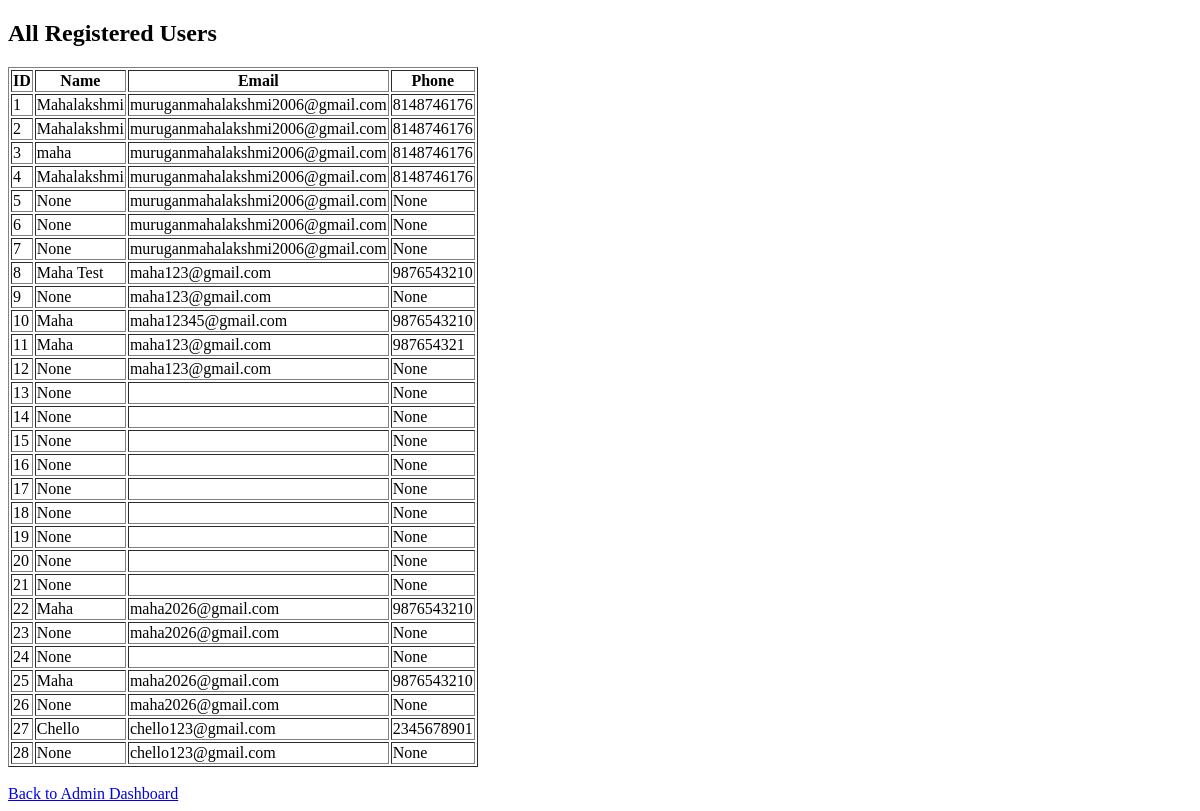
/users, run on an earlier commit of the app's database.
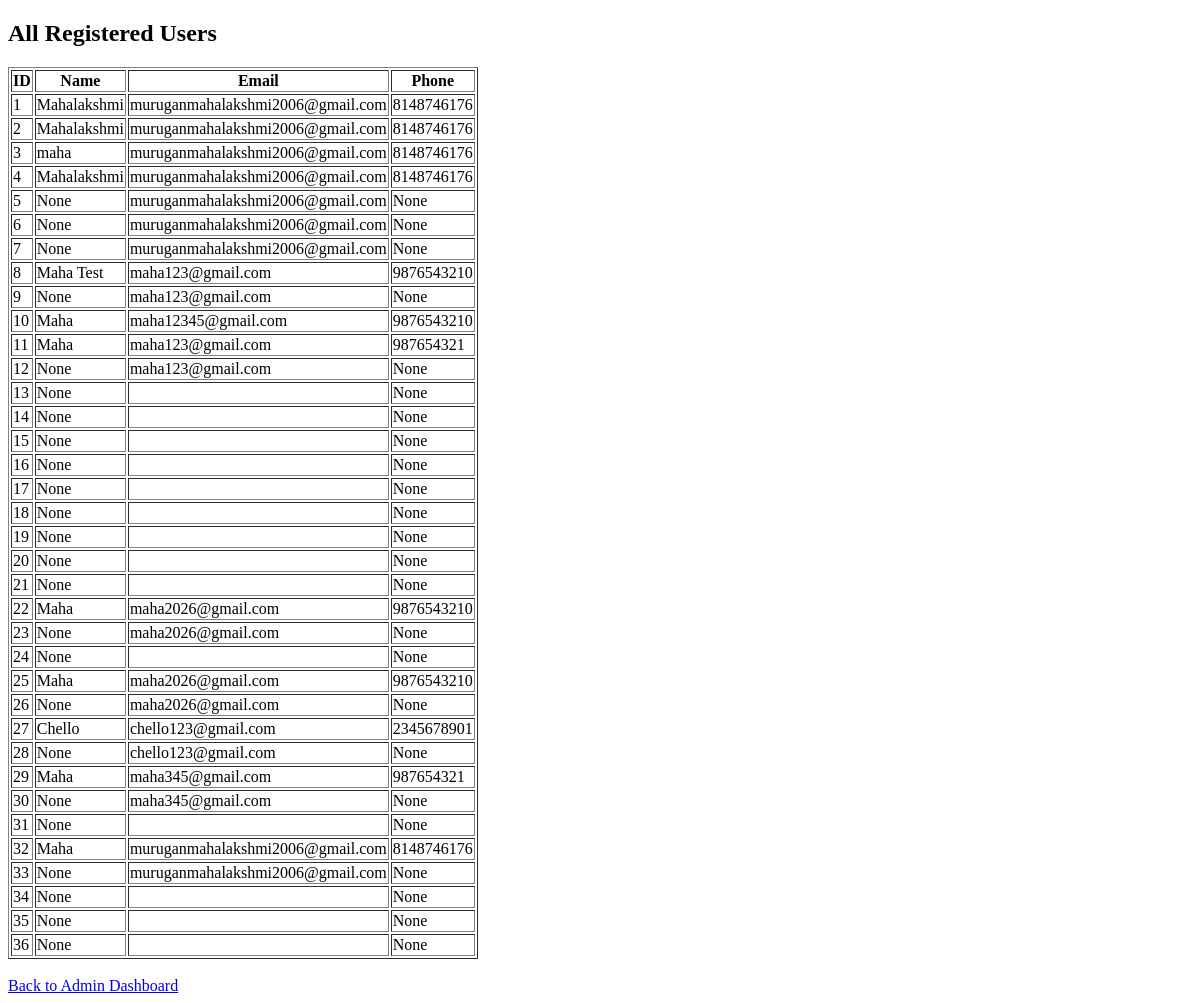
And on a later commit of the database.
### tables this page shows
CREATE TABLE users(
    id INTEGER PRIMARY KEY AUTOINCREMENT,
    name TEXT,
    email TEXT,
    phone TEXT,
    password TEXT
);

### app.py (the view)
@app.route('/users')
def users():
    conn = sqlite3.connect(DATABASE)
    cursor = conn.cursor()
    cursor.execute("SELECT * FROM users")
    users = cursor.fetchall()
    conn.close()
    return render_template("users.html", users=users)

### templates/users.html (shortened to what this page needs)
<!DOCTYPE html>
<html>
<head>
</head>
<body>
<h2>All Registered Users</h2>
<table border="1">
<tr>
    <th>ID</th>
    <th>Name</th>
    <th>Email</th>
    <th>Phone</th>
</tr>
{% for user in users %}
<tr>
    <td>{{ user[0] }}</td>
    <td>{{ user[1] }}</td>
    <td>{{ user[2] }}</td>
    <td>{{ user[3] }}</td>
</tr>
{% endfor %}
</table>
<br>
<a href="/admin_dashboard">Back to Admin Dashboard</a>
</body>
</html>

What changed in the data, as far as the page shows it:
added users: id "29", name "Maha", email "maha345@gmail.com", phone "987654321"
added users: id "30", user "None", email "maha345@gmail.com"
added users: id "31", user "None"
added users: id "32", name "Maha", email "muruganmahalakshmi2006@gmail.com", phone "8148746176"
added users: id "33", user "None", email "muruganmahalakshmi2006@gmail.com"
added users: id "34", user "None"
added users: id "35", user "None"
added users: id "36", user "None"
